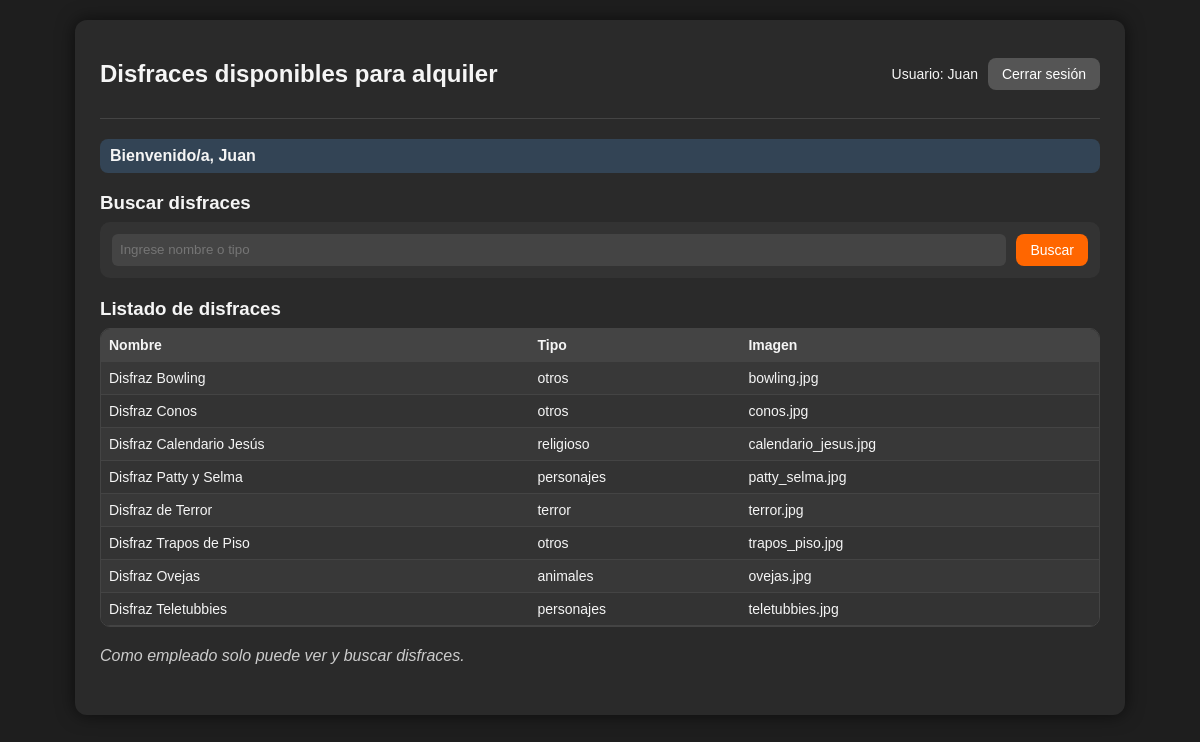
Page /php/midisfraz.php (signed in) on the committed database.
### tables this page shows
CREATE TABLE `disfraces` (
  `id_disfraces` int(11) NOT NULL,
  `nombre_disfraz` varchar(100) NOT NULL,
  `tipo` varchar(100) NOT NULL,
  `imagen` varchar(200) NOT NULL
);

### php/midisfraz.php (the view, shortened to what this page needs)
<?php
$nombreUsuario = $_SESSION['nombre'];
$tipoUsuario   = $_SESSION['tipo'];
if (isset($_SESSION['saludo'])) {
    $saludo = $_SESSION['saludo'];
} else {
    $saludo = "";
}
$conexion = mysqli_connect("localhost", "root", "", "alquiler_disfraces");
if (isset($_GET['busqueda'])) {
    $busqueda = $_GET['busqueda'];
} else {
    $busqueda = "";
}
$sqlDisfraces = "SELECT * FROM disfraces";
$resultDisfraces = mysqli_query($conexion, $sqlDisfraces);
?>
<!DOCTYPE html>
<html lang="es">
<head>
</head>
<body>
    <div class="cliente-contenedor">
        <header class="cliente-encabezado">
            <h2>Disfraces disponibles para alquiler</h2>
            <div class="cliente-usuario">
                <span>Usuario: <?php echo $nombreUsuario; ?></span>
                <a class="btn btn-secundario" href="cerrarsesion.php">Cerrar sesión</a>
            </div>
        </header>
        <main>
            <?php
            if ($saludo) {
                echo "<p class='cliente-saludo'><strong>$saludo</strong></p>";
            }
            ?>
            <section class="cliente-seccion">
                <h3>Buscar disfraces</h3>
                <form method="get" class="busqueda-form">
                    <input type="text" name="busqueda" placeholder="Ingrese nombre o tipo" value="<?php echo $busqueda; ?>">
                    <input class="btn btn-primario" type="submit" value="Buscar">
                </form>
            </section>
            <section class="cliente-seccion">
                <h3>Listado de disfraces</h3>
                <div class="tabla-contenedor">
                    <table>
                        <tr>
                            <th>Nombre</th>
                            <th>Tipo</th>
                            <th>Imagen</th>
                        </tr>
                        <?php while ($fila = mysqli_fetch_assoc($resultDisfraces)) { ?>
                            <tr>
                                <td><?php echo $fila['nombre_disfraz']; ?></td>
                                <td><?php echo $fila['tipo']; ?></td>
                                <td><?php echo $fila['imagen']; ?></td>
                            </tr>
                        <?php } ?>
                    </table>
                </div>
            </section>
            <?php if ($tipoUsuario === 'cliente') { ?>
                <section class="cliente-seccion">
                    <h3>Enviar comentario al administrador</h3>
                    <form method="post" action="comentarios.php" class="comentario-form">
                        <textarea name="comentario" rows="5" placeholder="Escriba su comentario..." required></textarea><br>
                        <input class="btn btn-primario" type="submit" value="Enviar comentario">
                    </form>
                </section>
            <?php } else { ?>
                <section class="cliente-seccion">
                    <p><em>Como empleado solo puede ver y buscar disfraces.</em></p>
                </section>
            <?php } ?>
        </main>
    </div>
</body>
</html>

### php/midisfraz.php (style rules this page uses)
body { margin: 0; padding: 0; background: #1e1e1e; font-family: Arial, sans-serif; color: #f5f5f5; }
.cliente-contenedor { max-width: 1000px; margin: 20px auto; background: #2a2a2a; border-radius: 12px; padding: 20px 25px 30px; box-shadow: 0 0 18px rgba(0,0,0,0.6); }
.cliente-encabezado { display: flex; justify-content: space-between; align-items: center; border-bottom: 1px solid #444; padding-bottom: 10px; margin-bottom: 20px; }
.cliente-usuario { display: flex; gap: 10px; align-items: center; font-size: 14px; }
.btn { display: inline-block; padding: 8px 14px; border-radius: 8px; border: none; cursor: pointer; font-size: 14px; text-decoration: none; text-align: center; }
.btn-secundario { background: #555; color: #fff; }
.btn-primario { background: #ff6600; color: #fff; }
.cliente-saludo { background: #345; padding: 8px 10px; border-radius: 8px; margin-bottom: 10px; }
.cliente-seccion { margin-bottom: 20px; }
.cliente-seccion h3 { margin-bottom: 8px; }
.busqueda-form { background: #333; padding: 12px; border-radius: 10px; display: flex; gap: 10px; }
.busqueda-form input[type="text"] { flex: 1; padding: 8px; border-radius: 6px; border: none; background: #444; color: #f5f5f5; }
.tabla-contenedor { max-height: 400px; overflow-y: auto; border-radius: 10px; border: 1px solid #444; }
table { width: 100%; border-collapse: collapse; background: #333; }
table th, table td { padding: 8px; border-bottom: 1px solid #444; text-align: left; font-size: 14px; }
table th { background: #444; font-weight: bold; }
table tr:nth-child(even) { background: #383838; }
em { color: #ccc; }

### rows in the picture
disfraces: nombre_disfraz "Disfraz Bowling", tipo "otros", imagen "bowling.jpg"
disfraces: nombre_disfraz "Disfraz Conos", tipo "otros", imagen "conos.jpg"
disfraces: nombre_disfraz "Disfraz Calendario Jesús", tipo "religioso", imagen "calendario_jesus.jpg"
disfraces: nombre_disfraz "Disfraz Patty y Selma", tipo "personajes", imagen "patty_selma.jpg"
disfraces: nombre_disfraz "Disfraz de Terror", tipo "terror", imagen "terror.jpg"
disfraces: nombre_disfraz "Disfraz Trapos de Piso", tipo "otros", imagen "trapos_piso.jpg"
disfraces: nombre_disfraz "Disfraz Ovejas", tipo "animales", imagen "ovejas.jpg"
disfraces: nombre_disfraz "Disfraz Teletubbies", tipo "personajes", imagen "teletubbies.jpg"

### other values in the picture
$nombreUsuario "Juan"
$saludo "Bienvenido/a, Juan"
